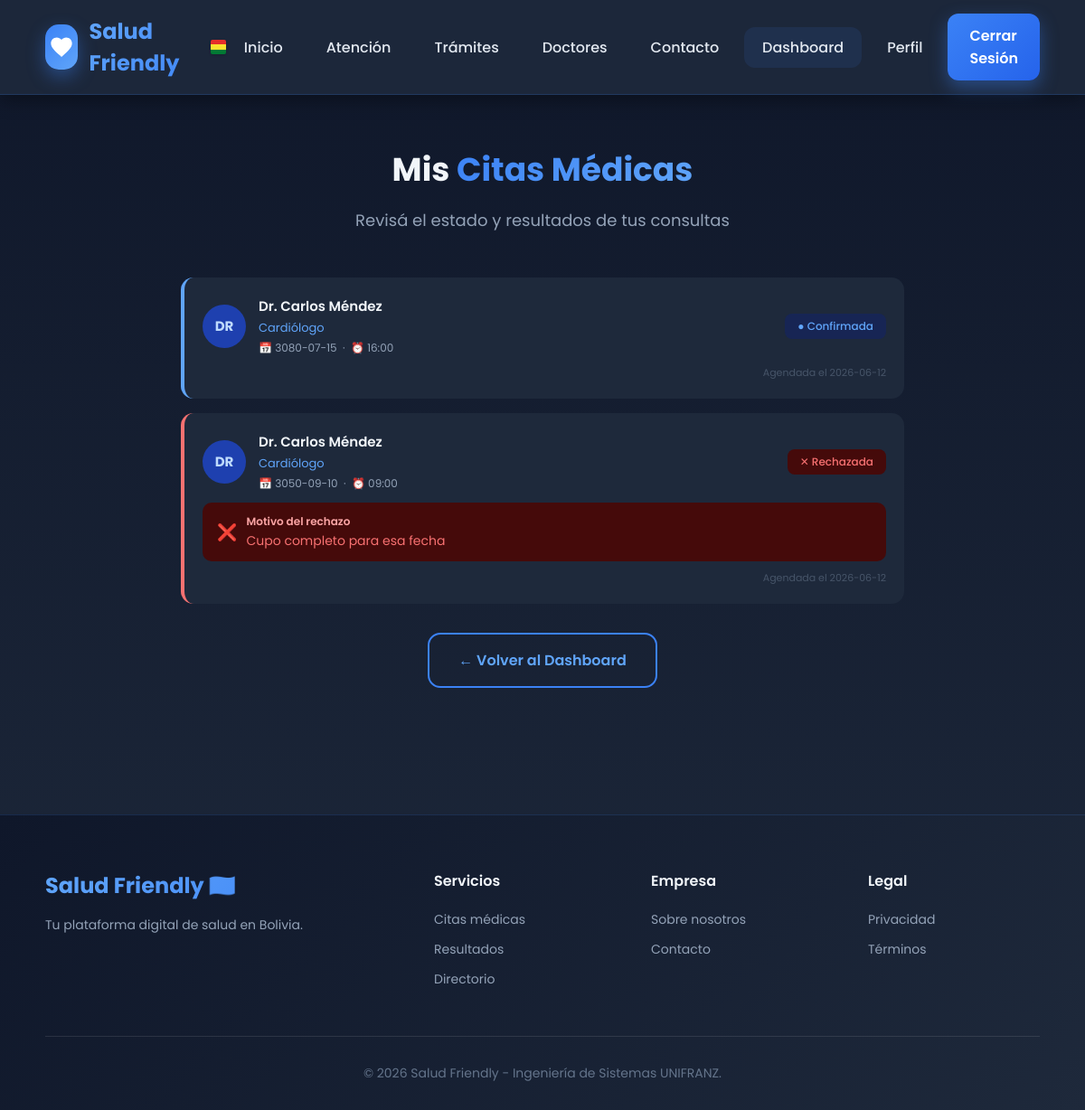
Page /mis_citas (signed in) on the committed database.
### tables this page shows
CREATE TABLE citas (
            id INTEGER PRIMARY KEY AUTOINCREMENT,
            usuario_id INTEGER NOT NULL,
            doctor TEXT NOT NULL,
            especialidad TEXT NOT NULL,
            fecha TEXT NOT NULL,
            hora TEXT NOT NULL,
            estado TEXT DEFAULT 'Pendiente confirmacion',
            calificacion INTEGER DEFAULT NULL,
            comentario TEXT DEFAULT NULL,
            diagnostico TEXT DEFAULT NULL,
            recomendaciones TEXT DEFAULT NULL,
            fecha_creacion TIMESTAMP DEFAULT CURRENT_TIMESTAMP,
            FOREIGN KEY (usuario_id) REFERENCES usuarios(id)
        );

### app.py (the view)
@app.route('/mis_citas')
def mis_citas():
    if 'usuario_id' not in session:
        return redirect(url_for('login'))
    conn = get_db()
    cursor = conn.cursor()
    cursor.execute('SELECT * FROM citas WHERE usuario_id = ? ORDER BY fecha DESC', (session['usuario_id'],))
    citas = cursor.fetchall()
    conn.close()
    return render_template('mis_citas.html', citas=citas)

### app.py (called while the page is built)
def get_db():
    conn = sqlite3.connect('salud.db')
    conn.row_factory = sqlite3.Row
    return conn

### templates/mis_citas.html (shortened to what this page needs)
{% extends 'base.html' %}
{% block content %}
<section class="section" style="padding-top: 160px; max-width: 900px; margin: 0 auto;">
  <div class="section-header">
    <h1>Mis <span>Citas Médicas</span></h1>
    <p>Revisá el estado y resultados de tus consultas</p>
  </div>
  {% if citas %}
  <div style="display:flex; flex-direction:column; gap:16px;">
    {% for cita in citas %}
      {% if cita.estado == 'Atendida' or cita.estado == 'Calificada' %}
        <div style="background:#1e293b; border-radius:14px; padding:1.25rem; border-left:4px solid #34d399;">
      {% elif cita.estado == 'Programada' %}
        <div style="background:#1e293b; border-radius:14px; padding:1.25rem; border-left:4px solid #60a5fa;">
      {% elif cita.estado == 'Pendiente confirmacion' %}
        <div style="background:#1e293b; border-radius:14px; padding:1.25rem; border-left:4px solid #fb923c;">
      {% elif cita.estado == 'Rechazada' %}
        <div style="background:#1e293b; border-radius:14px; padding:1.25rem; border-left:4px solid #f87171;">
      {% else %}
        <div style="background:#1e293b; border-radius:14px; padding:1.25rem; border-left:4px solid #64748b;">
      {% endif %}
        <div style="display:flex; align-items:center; gap:14px;">
          <div style="width:48px;height:48px;border-radius:50%;background:#1e40af;display:flex;align-items:center;justify-content:center;font-weight:bold;color:#bfdbfe;font-size:15px;flex-shrink:0;">
            {{ cita.doctor[:2].upper() }}
          </div>
          <div style="flex:1; min-width:0;">
            <p style="color:#f1f5f9; font-size:15px; font-weight:600; margin:0 0 3px;">{{ cita.doctor }}</p>
            <p style="color:#60a5fa; font-size:13px; margin:0 0 3px;">{{ cita.especialidad }}</p>
            <p style="color:#94a3b8; font-size:12px; margin:0;">
              📅 {{ cita.fecha }} &nbsp;·&nbsp; ⏰ {{ cita.hora }}
            </p>
          </div>
          {% if cita.estado == 'Atendida' or cita.estado == 'Calificada' %}
            <span style="background:#064e3b;color:#34d399;font-size:12px;padding:5px 14px;border-radius:8px;white-space:nowrap;font-weight:500;">✓ Atendida</span>
          {% elif cita.estado == 'Programada' %}
            <span style="background:#172554;color:#60a5fa;font-size:12px;padding:5px 14px;border-radius:8px;white-space:nowrap;font-weight:500;">● Confirmada</span>
          {% elif cita.estado == 'Pendiente confirmacion' %}
            <span style="background:#431407;color:#fb923c;font-size:12px;padding:5px 14px;border-radius:8px;white-space:nowrap;font-weight:500;">⏳ Esperando confirmación</span>
          {% elif cita.estado == 'Rechazada' %}
            <span style="background:#450a0a;color:#f87171;font-size:12px;padding:5px 14px;border-radius:8px;white-space:nowrap;font-weight:500;">✕ Rechazada</span>
          {% else %}
            <span style="background:#1e293b;color:#94a3b8;font-size:12px;padding:5px 14px;border-radius:8px;white-space:nowrap;">{{ cita.estado }}</span>
          {% endif %}
        </div>
        {% if cita.estado == 'Rechazada' %}
        <div style="margin-top:12px; background:#450a0a; border-radius:10px; padding:12px 16px; display:flex; align-items:center; gap:10px;">
          <span style="font-size:18px;">❌</span>
          <div>
            <p style="color:#fca5a5; font-size:12px; margin:0 0 2px; font-weight:600;">Motivo del rechazo</p>
            <p style="color:#f87171; font-size:14px; margin:0;">
              {{ cita.comentario if cita.comentario else 'No se especificó un motivo' }}
            </p>
          </div>
        </div>
        {% endif %}
        <p style="color:#475569; font-size:11px; margin:10px 0 0; text-align:right;">
          Agendada el {{ cita.fecha_creacion[:10] if cita.fecha_creacion else 'N/A' }}
        </p>
      </div>
    {% endfor %}
  </div>
  {% endif %}
  <div style="text-align:center; margin-top:2rem;">
    <a href="{{ url_for('dashboard') }}" class="btn-secondary">← Volver al Dashboard</a>
  </div>
</section>
{% endblock %}

### templates/base.html (shortened to what this page needs)
<!DOCTYPE html>
<html lang="es">
<head>
</head>
<body>
    <header>
        <a href="{{ url_for('index') }}" class="logo">
            <div class="logo-icon">
                <svg viewBox="0 0 24 24">
                    <path d="M12 21.35l-1.45-1.32C5.4 15.36 2 12.28 2 8.5 2 5.42 4.42 3 7.5 3c1.74 0 3.41.81 4.5 2.09C13.09 3.81 14.76 3 16.5 3 19.58 3 22 5.42 22 8.5c0 3.78-3.4 6.86-8.55 11.54L12 21.35z"/>
                </svg>
            </div>
            <span class="logo-text">Salud Friendly
                <div class="bolivia-flag">
                    <div class="stripe-red"></div>
                    <div class="stripe-yellow"></div>
                    <div class="stripe-green"></div>
                </div>
            </span>
        </a>
        <nav>
            <a href="{{ url_for('index') }}">Inicio</a>
            <a href="{{ url_for('atencion') }}">Atención</a>
            <a href="{{ url_for('tramites') }}">Trámites</a>
            <a href="{{ url_for('doctores') }}">Doctores</a>
            <a href="{{ url_for('contacto') }}">Contacto</a>
            {% if session.get('usuario_id') %}
                <a href="{{ url_for('dashboard') }}" style="background: rgba(59, 130, 246, 0.1);">Dashboard</a>
                <a href="{{ url_for('perfil') }}">Perfil</a>
                <a href="{{ url_for('logout') }}" class="btn-login">Cerrar Sesión</a>
            {% else %}
                <a href="{{ url_for('login') }}" class="btn-login">Iniciar Sesión</a>
            {% endif %}
        </nav>
    </header>
    <main>
        {% block content %}{% endblock %}
    </main>
    <footer>
        <div class="footer-content">
            <div class="footer-brand">
                <h3>Salud Friendly 🇧🇴</h3>
                <p>Tu plataforma digital de salud en Bolivia.</p>
            </div>
            <div class="footer-links">
                <h4>Servicios</h4>
                <a href="#">Citas médicas</a>
                <a href="#">Resultados</a>
                <a href="#">Directorio</a>
            </div>
            <div class="footer-links">
                <h4>Empresa</h4>
                <a href="#">Sobre nosotros</a>
                <a href="#">Contacto</a>
            </div>
            <div class="footer-links">
                <h4>Legal</h4>
                <a href="#">Privacidad</a>
                <a href="#">Términos</a>
            </div>
        </div>
        <div class="footer-bottom">
            <p>© 2026 Salud Friendly - Ingeniería de Sistemas UNIFRANZ.</p>
        </div>
    </footer>
</body>
</html>

### templates/base.html (style rules this page uses)
* { margin: 0; padding: 0; box-sizing: border-box; font-family: 'Poppins', sans-serif; }
html { scroll-behavior: smooth; }
body { background: linear-gradient(180deg, #0f172a 0%, #1e293b 100%); color: #e2e8f0; min-height: 100vh; }
.bolivia-flag { width: 24px; height: 16px; display: inline-flex; flex-direction: column; border-radius: 2px; overflow: hidden; box-shadow: 0 1px 3px rgba(0,0,0,0.2); margin-left: 8px; vertical-align: middle; }
.bolivia-flag .stripe-red { background: #E52E2A; height: 33.33%; width: 100%; }
.bolivia-flag .stripe-yellow { background: #F9E22E; height: 33.33%; width: 100%; }
.bolivia-flag .stripe-green { background: #007934; height: 33.33%; width: 100%; }
header { background: rgba(30, 41, 59, 0.95); backdrop-filter: blur(10px); position: fixed; top: 0; left: 0; right: 0; z-index: 100; padding: 15px 50px; display: flex; justify-content: space-between; align-items: center; box-shadow: 0 4px 20px rgba(0, 0, 0, 0.4); border-bottom: 1px solid rgba(59, 130, 246, 0.2); }
.logo { display: flex; align-items: center; gap: 12px; text-decoration: none; }
.logo-icon { width: 50px; height: 50px; background: linear-gradient(135deg, #3b82f6 0%, #60a5fa 100%); border-radius: 15px; display: flex; align-items: center; justify-content: center; box-shadow: 0 8px 20px rgba(59, 130, 246, 0.4); }
.logo-icon svg { width: 28px; height: 28px; fill: white; }
.logo-text { font-size: 24px; font-weight: 700; background: linear-gradient(135deg, #60a5fa 0%, #3b82f6 100%); -webkit-background-clip: text; background-clip: text; -webkit-text-fill-color: transparent; display: flex; align-items: center; }
nav { display: flex; align-items: center; gap: 8px; }
nav a { text-decoration: none; color: #e2e8f0; font-weight: 500; padding: 10px 20px; border-radius: 12px; transition: all 0.3s ease; }
.btn-login { background: linear-gradient(135deg, #3b82f6 0%, #2563eb 100%); color: white !important; padding: 12px 24px !important; border-radius: 12px; font-weight: 600; box-shadow: 0 8px 20px rgba(59, 130, 246, 0.4); transition: all 0.3s ease; }
footer { background: linear-gradient(135deg, #0f172a 0%, #1e293b 100%); color: white; padding: 60px 50px 30px; border-top: 1px solid rgba(59, 130, 246, 0.15); margin-top: 60px; }
.footer-content { max-width: 1200px; margin: 0 auto; display: grid; grid-template-columns: 2fr 1fr 1fr 1fr; gap: 50px; margin-bottom: 40px; }
.footer-brand h3 { font-size: 24px; font-weight: 700; margin-bottom: 15px; background: linear-gradient(135deg, #60a5fa 0%, #3b82f6 100%); -webkit-background-clip: text; background-clip: text; -webkit-text-fill-color: transparent; }
.footer-brand p { color: #94a3b8; font-size: 14px; line-height: 1.7; }
.footer-links h4 { font-size: 16px; font-weight: 600; margin-bottom: 20px; color: #f1f5f9; }
.footer-links a { display: block; color: #94a3b8; text-decoration: none; font-size: 14px; margin-bottom: 12px; transition: color 0.3s ease; }
.footer-bottom { text-align: center; padding-top: 30px; border-top: 1px solid rgba(255, 255, 255, 0.1); color: #64748b; font-size: 14px; }
.section { padding: 80px 50px; max-width: 1400px; margin: 0 auto; }
.section-header { text-align: center; margin-bottom: 50px; }
.section-header h1, .section-header h2 { font-size: 36px; font-weight: 700; color: #f1f5f9; margin-bottom: 15px; }
.section-header h1 span, .section-header h2 span { background: linear-gradient(135deg, #3b82f6 0%, #60a5fa 100%); -webkit-background-clip: text; background-clip: text; -webkit-text-fill-color: transparent; }
.section-header p { color: #94a3b8; font-size: 18px; }
.btn-secondary { background: transparent; color: #60a5fa; padding: 16px 32px; border: 2px solid #3b82f6; border-radius: 14px; font-size: 16px; font-weight: 600; cursor: pointer; transition: all 0.3s ease; text-decoration: none; display: inline-block; }

### rows in the picture
citas: doctor "DR", doctor "Dr. Carlos Méndez", especialidad "Cardiólogo", fecha "3080-07-15", hora "16:00", estado "● Confirmada", fecha_creacion "2026-06-12"
citas: doctor "DR", doctor "Dr. Carlos Méndez", especialidad "Cardiólogo", fecha "3050-09-10", hora "09:00", estado "✕ Rechazada", comentario "Cupo completo para esa fecha", fecha_creacion "2026-06-12"
